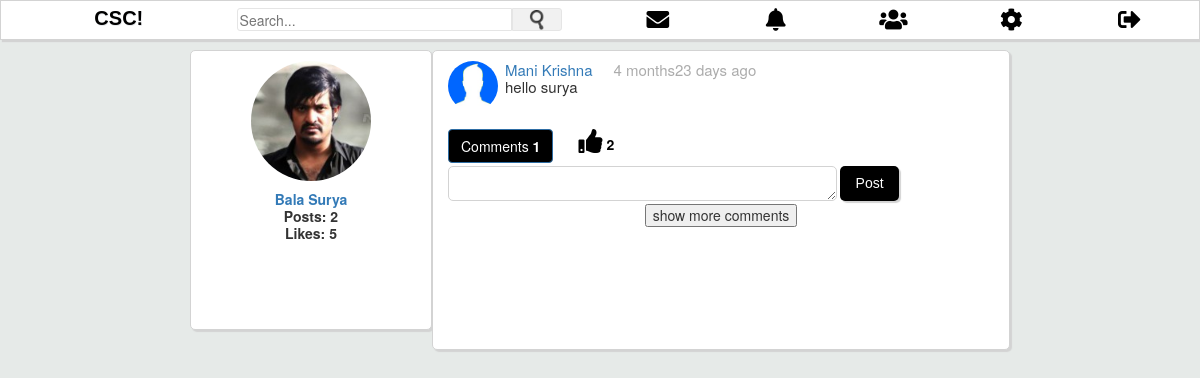
The app's page /post.php?id=4 with its own data.
### tables this page shows
CREATE TABLE `users` (
  `id` int(11) NOT NULL,
  `first_name` varchar(50) NOT NULL,
  `last_name` varchar(50) NOT NULL,
  `username` varchar(100) NOT NULL,
  `email` varchar(100) NOT NULL,
  `student_id` int(11) NOT NULL,
  `password` varchar(255) NOT NULL,
  `signup_date` date NOT NULL,
  `profile_pic` varchar(255) NOT NULL,
  `num_posts` int(11) NOT NULL,
  `num_likes` int(11) NOT NULL,
  `user_closed` varchar(3) NOT NULL,
  `friend_array` text NOT NULL
);

CREATE TABLE `posts` (
  `id` int(11) NOT NULL,
  `body` text NOT NULL,
  `added_by` varchar(100) NOT NULL,
  `date_added` datetime NOT NULL,
  `user_closed` varchar(3) NOT NULL,
  `deleted` varchar(3) NOT NULL,
  `likes` int(11) NOT NULL
);

### includes/classes/Notification.php (called while the page is built, shortened)
<?php
class Notification {
	private $user_obj;
	private $con;
	public function __construct($con, $user){
		$this->con = $con;
		$this->user_obj = new User($con, $user);
	}
	public function getUnreadNumber() {
		$userLoggedIn = $this->user_obj->getUsername();
		$query = mysqli_query($this->con, "SELECT * FROM notifications WHERE viewed='no' AND user_to='$userLoggedIn'");
		return mysqli_num_rows($query);
	}
}
?>

### includes/classes/User.php (called while the page is built, shortened)
<?php
class User {
	private $user;
	public function __construct($con, $user){
		$user_details_query = mysqli_query($con, "SELECT * FROM users WHERE username='$user'");
		$this->user = mysqli_fetch_array($user_details_query);
	}
	public function getUsername() {
		return $this->user['username'];
	}
}
?>

### includes/classes/Message.php (called while the page is built, shortened)
<?php
class Message {
	public function __construct($con, $user){
		$this->user_obj = new User($con, $user);
	}
}
?>

### post.php (the view, shortened to what this page needs)
<?php
include("includes/header.php");
if(isset($_GET['id'])) {
	$id = $_GET['id'];
	$postID = $id;
}
else {
	$id = 0;
}
?>
<div class="user_details column" style="height:280px;">
		<a href="<?php echo $userLoggedIn; ?>">  <img src="<?php echo $user['profile_pic']; ?>"> </a>
		<div class="user_details_left_right" align="center">
			<a href="<?php echo $userLoggedIn; ?>">
			<?php
			echo $user['first_name'] . " " . $user['last_name'];
			 ?>
			</a>
			<br>
			<?php echo "Posts: " . $user['num_posts']. "<br>";
			echo "Likes: " . $user['num_likes'];
			?>
		</div>
	</div>
	<div class="main_column column" id="main_column">
		<div class="posts_area">
			<?php
				$post = new Post($con, $userLoggedIn);
				$post->getSinglePost($id,$type);
			$id = $postID;
			?>
<div action="" id="comment_form" name="" method="POST">
		<textarea name="comment_body" id="comment_body<?php echo $id;?>"></textarea>
		<input type="button" name="" value="Post" onclick="postComment(<?php echo $id;?>);">
</div>
<center><button onclick="getComments();">show more comments</button></center>

### includes/classes/Post.php (shortened to what this page needs)
<?php
class Post {
	private $user_obj;
	private $con;
	public function __construct($con, $user){
		$this->con = $con;
		$this->user_obj = new User($con, $user);
	}
public function getSinglePost($post_id,$type) {
		$userLoggedIn = $this->user_obj->getUsername();
		$str = "";
		$data_query = mysqli_query($this->con, "SELECT * FROM posts WHERE deleted='no' AND id='$post_id'");
		if(mysqli_num_rows($data_query) > 0) {
			$row = mysqli_fetch_array($data_query);
				$id = $row['id'];
				$body = $row['body'];
				$added_by = $row['added_by'];
				$date_time = $row['date_added'];
				$user_logged_obj = new User($this->con, $userLoggedIn);
				if($user_logged_obj->isFriend($added_by)  OR $added_by == $userLoggedIn){
					$user_details_query = mysqli_query($this->con, "SELECT first_name, last_name, profile_pic FROM users WHERE username='$added_by'");
					$user_row = mysqli_fetch_array($user_details_query);
					$first_name = $user_row['first_name'];
					$last_name = $user_row['last_name'];
					$profile_pic = $user_row['profile_pic'];
					$comments_check = mysqli_query($this->con, "SELECT * FROM comments WHERE post_id='$id'");
					$comments_check_num = mysqli_num_rows($comments_check);
					$likes_query = mysqli_query($this->con,"SELECT * FROM posts WHERE id = '$id'");
					$row_likes = mysqli_fetch_array($likes_query);
					$total_likes = $row_likes['likes'];
					$like_check_query = mysqli_query($this->con, "SELECT * FROM likes WHERE post_id = '$id' AND username = '$userLoggedIn'");
					if(mysqli_num_rows($like_check_query) > 0)
						$likeclass = 'fas fa-thumbs-up';
					else
						$likeclass = 'far fa-thumbs-up';
					$date_time_now = date("Y-m-d H:i:s");
					$start_date = new DateTime($date_time);
					$end_date = new DateTime($date_time_now);
					$interval = $start_date->diff($end_date);
					if($interval->y >= 1) {
						if($interval == 1)
							$time_message = $interval->y . " year ago";
						else
							$time_message = $interval->y . " years ago";
					}
					else if ($interval->m >= 1) {
						if($interval->d == 0) {
							$days = " ago";
						}
						else if($interval->d == 1) {
							$days = $interval->d . " day ago";
						}
						else {
							$days = $interval->d . " days ago";
						}
						if($interval->m == 1) {
							$time_message = $interval->m . " month". $days;
						}
						else {
							$time_message = $interval->m . " months". $days;
						}
					}
					$str .= "<div class='status_post'>
								<div class='post_profile_pic'>
									<img src='$profile_pic' width='50'>
								</div>
								<div class='posted_by' style='color:#ACACAC;'>
									<a href=profile.php?profile_username=$added_by> $first_name $last_name </a> &nbsp;&nbsp;&nbsp;&nbsp;$time_message
								</div>
								<div id='post_body'>
									$body
									<br>
								</div>
								<br>
								<br>
								<div class='newsfeedPostOptions'>
									<button class='btn btn-primary' id='btn$id' onClick=''>Comments <b id=cc$id class='cc'>$comments_check_num</b></button>
									&nbsp;&nbsp;&nbsp;&nbsp;
									<i class='$likeclass' id='like$id' style='font-size:24px' onclick='getlikes($id);'></i>
									<b><span class='like_value' id='nooflikes$id'>$total_likes
									</span></b>
								</div>
							</div>
							<div class='post_comment$id' id='$id' style='display:none;'>
							</div>
							";
				}
				else {
					echo "<p>You cannot see this post because you are not friends with this user.</p>";
					return;
				}
		}
		else {
			echo "<p>No post found. If you clicked a link, it may be broken.</p>";
					return;
		}
		echo $str;
	}
}
?>

### assets/css/style.css (style rules this page uses)
body { line-height: 17px; background-color: #E6EAE8; }
.column { background-color: #fff; padding: 10px; border: 1px solid #D3D3D3; border-radius: 5px; box-shadow: 2px 2px 1px #D3D3D3; }
.user_details { width: 250px; margin-bottom: 20px; flex:1; }
.user_details img { height: 120px; border-radius: 100px; margin-left: auto; margin-right: auto; display: block; }
.user_details_left_right { width: 220px; margin-left: auto; margin-right: auto; font-weight: bolder; display: block; position: relative; padding-top: 10px; padding-bottom: 10px; }
.main_column { width: 70%; min-height: 190px; flex:4; }
.status_post { width: 96%; font-size: 15px; padding: 0px 5px; min-height: 75px; }
.post_profile_pic { float: left; margin-right: 7px; }
.post_profile_pic img { border-radius: 25px; }
#comment_form textarea { border-color: #D3D3D3; width: 70%; height: 35px; border-radius: 5px; color: #616060; font-size: 14px; margin: 3px 3px 3px 5px; }
#comment_form input[type="button"] { border:none; background-color: #000000; color: #FFF; box-shadow: 2px 2px 1px #D3D3D3; border-radius: 5px; width: 7%; height: 35px; margin-top: 3px; position: absolute; font-family: 'Comic Sans MS', cursive, sans-serif; }
.btn-primary { background-color: #000; }
.fas, .far { color:#000; }
.like_value { color:#000; }
.newsfeedPostOptions { color: #10ABEE; }
.like_value { display: inline; font-size: 14px; }

### records on screen
users: profile_pic (picture), first_name "Bala", last_name "Surya", num_posts "2", num_likes "5"
users: profile_pic (picture), first_name "Mani", last_name "Krishna"
posts: date_added "4 months23 days ago", body "hello surya", likes "2"

### other values on screen
$comments_check_num "1"
